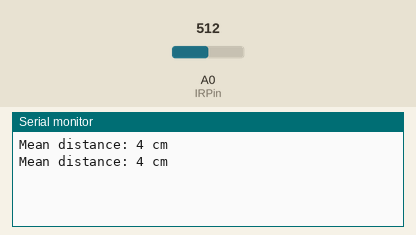
Simulated run of this sketch. Board: Arduino Uno, built with avr-gcc and run on an emulated ATmega328P. Shown: the last lines printed to the serial monitor. The test bench sets the inputs (shaded band); at power-on: A0 (IRPin) = 512.

Above: at 1.8 s.
1.9 s: A0 (IRPin) set to 716
At 2.5 s:
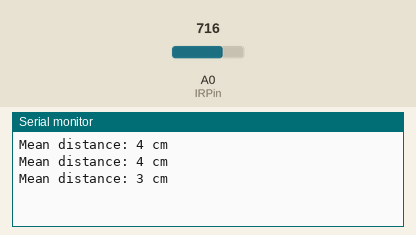
3.4 s: A0 (IRPin) set to 306
At 4.8 s:
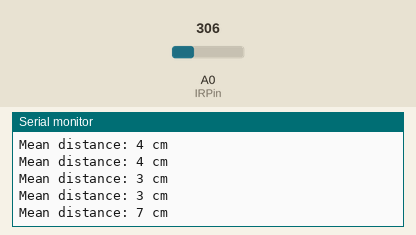
Timing chart, 0 to 6.4 s (numbered marks = the images above; inputs shaded):
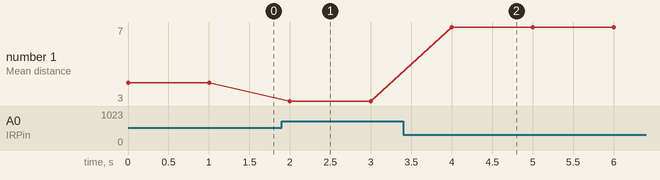

Measured:
- after the input at 1.9 s, the serial monitor: prints a new line after 0.10 s (image 1)
- after the input at 3.4 s, the serial monitor: prints a new line after 0.60 s (image 2)
- plotted number 1: 4 → 3 after the input at 1.9 s, 3 → 7 after the input at 3.4 s

The sketch:

SharpIR.ino
```cpp
/*SHARP GP2Y0A21YK0F IR distance sensor with Arduino and SharpIR library example code. More info: https://www.makerguides.com */

// Include the library:
#include "SharpIR.h"
// Define model and input pin:
#define IRPin A0

// Create variable to store the distance:
int distance_cm;

/* Model:
GP2Y0A41SK0F;
GP2Y0A21YK0F;
*/

// Create a new instance of the SharpIR class to the respective sensor type
SharpIR mySensor = SharpIR(SharpIR::GP2Y0A41SK0F, IRPin);


void setup() {
  // Begin serial communication at a baudrate of 9600:
  Serial.begin(9600);
}

void loop() {
  // Get a distance measurement and store it as distance_cm:
  distance_cm = mySensor.getDistance();

  // Print the measured distance to the serial monitor:
  Serial.print("Mean distance: ");
  Serial.print(distance_cm);
  Serial.println(" cm");

  delay(1000);
}
```

SharpIR.cpp
```cpp
#include "SharpIR.h"

uint8_t SharpIR::getDistance( bool avoidBurstRead )
	{
		uint8_t distance ;

		if( !avoidBurstRead ) while( millis() <= lastTime + 20 ) {} //wait for sensor's sampling time

		lastTime = millis();

		switch( sensorType )
		{
			case GP2Y0A41SK0F :

				distance = 2076/(analogRead(pin)-11);

				if(distance > 30) return 31;
				else if(distance < 4) return 3;
				else return distance;

				break;

			case GP2Y0A21YK0F :

				distance = 4800/(analogRead(pin)-20);

				if(distance > 80) return 81;
				else if(distance < 10) return 9;
				else return distance;

				break;

			case GP2Y0A02YK0F :

				distance = 9462/(analogRead(pin)-16.92);

				if(distance > 150) return 151;
				else if(distance < 20) return 19;
				else return distance;
		}
	}
```

SharpIR.h
```cpp
/*
 * SharpIR
 * Library for the acquisition of distance data from Sharp IR sensors
 */

#pragma once

#include <Arduino.h>

class SharpIR
	{
		public:

			using sensorCode = const uint8_t ;

			SharpIR( sensorCode _sensorType , uint8_t _sensorPin ) : sensorType( _sensorType ) , pin( _sensorPin ) {}

			uint8_t getDistance( bool avoidBurstRead = true ) ;

			static sensorCode GP2Y0A41SK0F = 0 ;
			static sensorCode GP2Y0A21YK0F = 1 ;
			static sensorCode GP2Y0A02YK0F = 3 ;

		protected:

			uint8_t sensorType, pin ;

		private:

			uint32_t lastTime = 0 ;
	};
```
